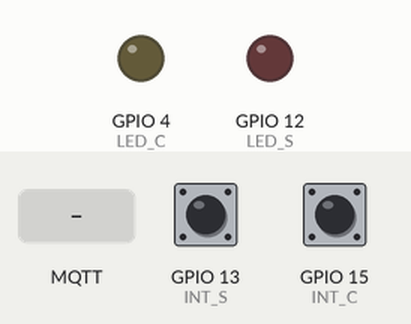
Recording of a sketch running on a simulated ESP32. On the bench: output pins drawn as LEDs (lit = HIGH). The test bench sets the inputs (shaded band); at power-on: GPIO 13 (INT_S) HIGH, GPIO 15 (INT_C) HIGH. WiFi joins after 1.5 s; servers stay silent unless stated; no MQTT or app messages arrive unless stated; what the sketch prints to the serial monitor is not drawn.

Above: at 2.7 s.
2.8 s: MQTT message "1" arrives on the first subscribed topic
At 3.7 s:
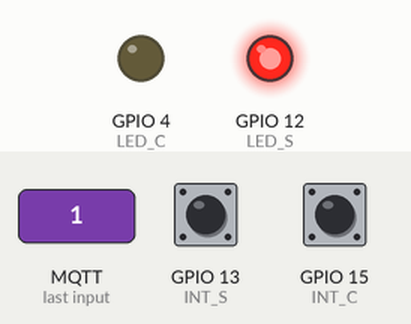
4.3 s: MQTT message "1" arrives on the second subscribed topic
At 5.0 s:
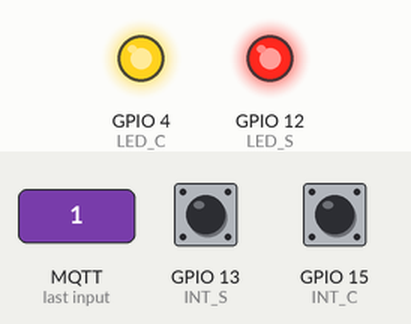
5.8 s: MQTT message "salon/interrupt" arrives on the first subscribed topic
At 6.3 s:
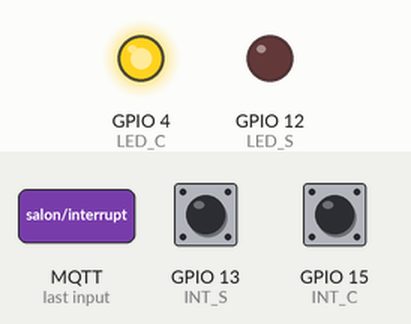
Timing chart, 0 to 8.8 s (numbered marks = the images above; inputs shaded):
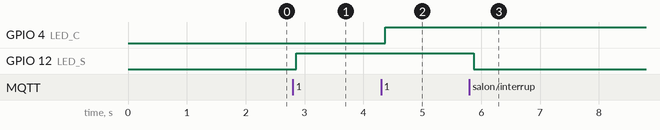

Measured:
- after the input at 2.8 s, GPIO 12 (LED_S): LOW → HIGH after 0.06 s
- after the input at 4.3 s, GPIO 4 (LED_C): LOW → HIGH after 0.07 s
- after the input at 5.8 s, GPIO 12 (LED_S): HIGH → LOW after 0.07 s

The sketch:

main.ino
```cpp
// WiFi & MQTT Libraries
#include <WiFi.h>
#include <PubSubClient.h>

// Salon S
#define LED_S 12
#define INT_S 13

// Chambre C
#define LED_C 4
#define INT_C 15

// WiFi Access
char ssid[] = "Wokwi-GUEST";
char pass[] = "";

// MQTT Config
#define MQTT_HOST "broker.hivemq.com"
#define MQTT_PORT 1883

WiFiClient wifiClient;
PubSubClient mqttClient(wifiClient);

// Variables to track LED states
bool ledStateS = false;
bool ledStateC = false;

void setup_wifi() {
  WiFi.begin(ssid, pass);
  Serial.println("Connecting to WiFi...");

  while (WiFi.status() != WL_CONNECTED) {
    delay(10);
    Serial.print(".");
  }

  Serial.println("\nConnected to WiFi!");
}

void setup_mqtt() {
  mqttClient.setServer(MQTT_HOST, MQTT_PORT);
  mqttClient.setCallback(mqttCallback);

  Serial.println("Connecting to MQTT broker...");
  while (!mqttClient.connected()) {
    if (mqttClient.connect("ESP_Client")) {
      Serial.println("Connected to MQTT broker!");
      mqttClient.subscribe("salon/interrupt");    // Subscription for Salon LED control
      mqttClient.subscribe("chambre/interrupt");  // Subscription for Chambre LED control
    } else {
      Serial.print(".");
      delay(20);
    }
  }
}

// Callback function called when a message is received on subscribed topics
void mqttCallback(char* topic, byte* payload, unsigned int length) {
  String message;
  for (unsigned int i = 0; i < length; i++) {
    message += (char)payload[i];
  }

  Serial.print("Message received on topic ");
  Serial.print(topic);
  Serial.print(": ");
  Serial.println(message);

  // Control LEDs based on MQTT messages
  if (String(topic) == "salon/interrupt") {
    ledStateS = (message == "1");  // Convert message to boolean for LED control
    digitalWrite(LED_S, ledStateS ? HIGH : LOW);
    Serial.println(ledStateS ? "Salon LED turned ON" : "Salon LED turned OFF");
  }
   else if (String(topic) == "chambre/interrupt") {
    ledStateC = (message == "1");
    digitalWrite(LED_C, ledStateC ? HIGH : LOW);
    Serial.println(ledStateC ? "Chambre LED turned ON" : "Chambre LED turned OFF");
  }
}

void setup() {
  // Configure pin modes
  pinMode(LED_S, OUTPUT);
  pinMode(INT_S, INPUT_PULLUP);

  pinMode(LED_C, OUTPUT);
  pinMode(INT_C, INPUT_PULLUP);

  // Serial for debug
  Serial.begin(115200);

  // Initialize WiFi and MQTT
  setup_wifi();
  setup_mqtt();
}

void loop() {
  // Ensure MQTT connection is maintained
  if (!mqttClient.connected()) {
    setup_mqtt();
  }
  mqttClient.loop();

  // Read button states
  bool buttonStateS = !digitalRead(INT_S);  // Button pressed = LOW
  bool buttonStateC = !digitalRead(INT_C);

  // Control Salon LED with physical button and publish state
  if (buttonStateS != ledStateS) {  // Detect button press change
    ledStateS = buttonStateS;
    mqttClient.publish("salon/interrupt", ledStateS ? "1" : "0");  // Publish state change
    Serial.println(ledStateS ? "Salon LED turned ON via button" : "Salon LED turned OFF via button");
  }

  // Control Chambre LED with physical button and publish state
  if (buttonStateC != ledStateC) {
    ledStateC = buttonStateC;
    mqttClient.publish("chambre/interrupt", ledStateC ? "1" : "0");
    Serial.println(ledStateC ? "Chambre LED turned ON via button" : "Chambre LED turned OFF via button");
  }

  delay(100);  // Small delay to avoid bouncing
}
```
